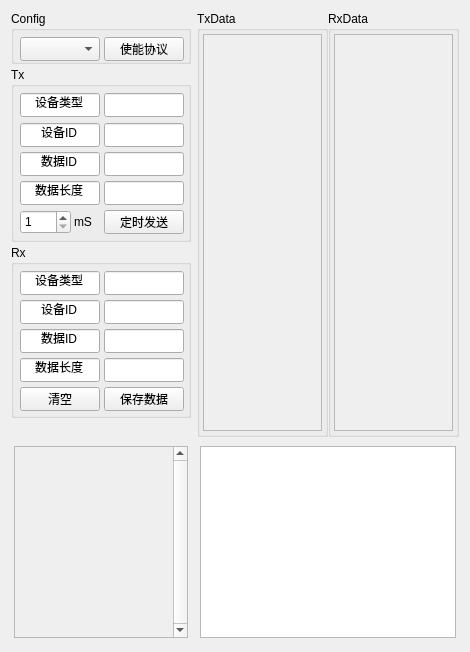
      <widget class="QWidget" name="tab1_2">
       <attribute name="title">
        <string>通信协议</string>
       </attribute>
       <layout class="QGridLayout" name="gridLayout">
        <item row="0" column="0">
         <widget class="QWidget" name="widget_2" native="true">
          <property name="minimumSize">
           <size>
            <width>180</width>
            <height>407</height>
           </size>
          </property>
          <property name="maximumSize">
           <size>
            <width>180</width>
            <height>407</height>
           </size>
          </property>
          <widget class="QGroupBox" name="groupBox">
           <property name="geometry">
            <rect>
             <x>0</x>
             <y>0</y>
             <width>180</width>
             <height>53</height>
            </rect>
           </property>
           <property name="minimumSize">
            <size>
             <width>180</width>
             <height>53</height>
            </size>
           </property>
           <property name="maximumSize">
            <size>
             <width>180</width>
             <height>53</height>
            </size>
           </property>
           <property name="title">
            <string>Config</string>
           </property>
           <layout class="QGridLayout" name="gridLayout_16">
            <property name="leftMargin">
             <number>6</number>
            </property>
            <property name="topMargin">
             <number>6</number>
            </property>
            <property name="rightMargin">
             <number>6</number>
            </property>
            <property name="bottomMargin">
             <number>6</number>
            </property>
            <item row="0" column="0">
             <widget class="vCombox" name="comboBox">
              <property name="minimumSize">
               <size>
                <width>80</width>
                <height>24</height>
               </size>
              </property>
              <property name="maximumSize">
               <size>
                <width>80</width>
                <height>24</height>
               </size>
              </property>
             </widget>
            </item>
            <item row="0" column="1">
             <widget class="QPushButton" name="pushButton_4">
              <property name="minimumSize">
               <size>
                <width>80</width>
                <height>24</height>
               </size>
              </property>
              <property name="maximumSize">
               <size>
                <width>80</width>
                <height>24</height>
               </size>
              </property>
              <property name="text">
               <string>使能协议</string>
              </property>
              <property name="checkable">
               <bool>true</bool>
              </property>
             </widget>
            </item>
           </layout>
          </widget>
          <widget class="QGroupBox" name="groupBoxV1">
           <property name="geometry">
            <rect>
             <x>0</x>
             <y>56</y>
             <width>180</width>
             <height>175</height>
            </rect>
           </property>
           <property name="minimumSize">
            <size>
             <width>180</width>
             <height>175</height>
            </size>
           </property>
           <property name="maximumSize">
            <size>
             <width>180</width>
             <height>175</height>
            </size>
           </property>
           <property name="title">
            <string>Tx</string>
           </property>
           <layout class="QGridLayout" name="gridLayout_14">
            <property name="leftMargin">
             <number>6</number>
            </property>
            <property name="topMargin">
             <number>6</number>
            </property>
            <property name="rightMargin">
             <number>6</number>
            </property>
            <property name="bottomMargin">
             <number>6</number>
            </property>
            <item row="0" column="0">
             <widget class="QLineEdit" name="lineEdit">
              <property name="minimumSize">
               <size>
                <width>80</width>
                <height>24</height>
               </size>
              </property>
              <property name="maximumSize">
               <size>
                <width>80</width>
                <height>24</height>
               </size>
              </property>
              <property name="text">
               <string>设备类型</string>
              </property>
              <property name="alignment">
               <set>Qt::AlignCenter</set>
              </property>
              <property name="readOnly">
               <bool>true</bool>
              </property>
             </widget>
            </item>
            <item row="0" column="1">
             <widget class="QLineEdit" name="lineEdit_2">
              <property name="minimumSize">
               <size>
                <width>80</width>
                <height>24</height>
               </size>
              </property>
              <property name="maximumSize">
               <size>
                <width>80</width>
                <height>24</height>
               </size>
              </property>
              <property name="text">
               <string/>
              </property>
              <property name="alignment">
               <set>Qt::AlignCenter</set>
              </property>
              <property name="readOnly">
               <bool>false</bool>
              </property>
             </widget>
            </item>
            <item row="1" column="0">
             <widget class="QLineEdit" name="lineEdit_3">
              <property name="minimumSize">
               <size>
                <width>80</width>
                <height>24</height>
               </size>
              </property>
              <property name="maximumSize">
               <size>
                <width>80</width>
                <height>24</height>
               </size>
              </property>
              <property name="text">
               <string>设备ID</string>
              </property>
              <property name="alignment">
               <set>Qt::AlignCenter</set>
              </property>
              <property name="readOnly">
               <bool>true</bool>
              </property>
             </widget>
            </item>
            <item row="1" column="1">
             <widget class="QLineEdit" name="lineEdit_4">
              <property name="minimumSize">
               <size>
                <width>80</width>
                <height>24</height>
               </size>
              </property>
              <property name="maximumSize">
               <size>
                <width>80</width>
                <height>24</height>
               </size>
              </property>
              <property name="text">
               <string/>
              </property>
              <property name="alignment">
               <set>Qt::AlignCenter</set>
              </property>
             </widget>
            </item>
            <item row="2" column="0">
             <widget class="QLineEdit" name="lineEdit_5">
              <property name="minimumSize">
               <size>
                <width>80</width>
                <height>24</height>
               </size>
              </property>
              <property name="maximumSize">
               <size>
                <width>80</width>
                <height>24</height>
               </size>
              </property>
              <property name="text">
               <string>数据ID</string>
              </property>
              <property name="alignment">
               <set>Qt::AlignCenter</set>
              </property>
              <property name="readOnly">
               <bool>true</bool>
              </property>
             </widget>
            </item>
            <item row="2" column="1">
             <widget class="QLineEdit" name="lineEdit_6">
              <property name="minimumSize">
               <size>
                <width>80</width>
                <height>24</height>
               </size>
              </property>
              <property name="maximumSize">
               <size>
                <width>80</width>
                <height>24</height>
               </size>
              </property>
              <property name="text">
               <string/>
              </property>
              <property name="alignment">
               <set>Qt::AlignCenter</set>
              </property>
             </widget>
            </item>
            <item row="3" column="0">
             <widget class="QLineEdit" name="lineEdit_7">
              <property name="minimumSize">
               <size>
                <width>80</width>
                <height>24</height>
               </size>
              </property>
              <property name="maximumSize">
               <size>
                <width>80</width>
                <height>24</height>
               </size>
              </property>
              <property name="text">
               <string>数据长度</string>
              </property>
              <property name="alignment">
               <set>Qt::AlignCenter</set>
              </property>
              <property name="readOnly">
               <bool>true</bool>
              </property>
             </widget>
            </item>
            <item row="3" column="1">
             <widget class="QLineEdit" name="lineEdit_8">
              <property name="minimumSize">
               <size>
                <width>80</width>
                <height>24</height>
               </size>
              </property>
              <property name="maximumSize">
               <size>
                <width>80</width>
                <height>24</height>
               </size>
              </property>
              <property name="text">
               <string/>
              </property>
              <property name="alignment">
               <set>Qt::AlignCenter</set>
              </property>
             </widget>
            </item>
            <item row="4" column="0">
             <layout class="QGridLayout" name="gridLayout_12">
              <property name="spacing">
               <number>3</number>
              </property>
              <item row="0" column="0">
               <widget class="QSpinBox" name="spinBox_2">
                <property name="minimumSize">
                 <size>
                  <width>32</width>
                  <height>24</height>
                 </size>
                </property>
                <property name="maximumSize">
                 <size>
                  <width>128</width>
                  <height>24</height>
                 </size>
                </property>
                <property name="minimum">
                 <number>1</number>
                </property>
                <property name="maximum">
                 <number>60000</number>
                </property>
               </widget>
              </item>
              <item row="0" column="1">
               <widget class="QLabel" name="label_2">
                <property name="minimumSize">
                 <size>
                  <width>24</width>
                  <height>24</height>
                 </size>
                </property>
                <property name="maximumSize">
                 <size>
                  <width>24</width>
                  <height>24</height>
                 </size>
                </property>
                <property name="text">
                 <string>mS</string>
                </property>
               </widget>
              </item>
             </layout>
            </item>
            <item row="4" column="1">
             <widget class="QPushButton" name="pushButton_3">
              <property name="minimumSize">
               <size>
                <width>80</width>
                <height>24</height>
               </size>
              </property>
              <property name="maximumSize">
               <size>
                <width>80</width>
                <height>24</height>
               </size>
              </property>
              <property name="text">
               <string>定时发送</string>
              </property>
              <property name="checkable">
               <bool>true</bool>
              </property>
             </widget>
            </item>
           </layout>
          </widget>
          <widget class="QGroupBox" name="groupBoxV2">
           <property name="geometry">
            <rect>
             <x>0</x>
             <y>234</y>
             <width>180</width>
             <height>173</height>
            </rect>
           </property>
           <property name="minimumSize">
            <size>
             <width>180</width>
             <height>173</height>
            </size>
           </property>
           <property name="maximumSize">
            <size>
             <width>180</width>
             <height>173</height>
            </size>
           </property>
           <property name="title">
            <string>Rx</string>
           </property>
           <layout class="QGridLayout" name="gridLayout_15">
            <property name="leftMargin">
             <number>6</number>
            </property>
            <property name="topMargin">
             <number>6</number>
            </property>
            <property name="rightMargin">
             <number>6</number>
            </property>
            <property name="bottomMargin">
             <number>6</number>
            </property>
            <item row="4" column="1">
             <widget class="QPushButton" name="pushButton_2">
              <property name="minimumSize">
               <size>
                <width>80</width>
                <height>24</height>
               </size>
              </property>
              <property name="maximumSize">
               <size>
                <width>80</width>
                <height>24</height>
               </size>
              </property>
              <property name="text">
               <string>保存数据</string>
              </property>
             </widget>
            </item>
            <item row="1" column="0">
             <widget class="QLineEdit" name="lineEdit_11">
              <property name="minimumSize">
               <size>
                <width>80</width>
                <height>24</height>
               </size>
              </property>
              <property name="maximumSize">
               <size>
                <width>80</width>
                <height>24</height>
               </size>
              </property>
              <property name="text">
               <string>设备ID</string>
              </property>
              <property name="alignment">
               <set>Qt::AlignCenter</set>
              </property>
              <property name="readOnly">
               <bool>true</bool>
              </property>
             </widget>
            </item>
            <item row="1" column="1">
             <widget class="QLineEdit" name="lineEdit_12">
              <property name="minimumSize">
               <size>
                <width>80</width>
                <height>24</height>
               </size>
              </property>
              <property name="maximumSize">
               <size>
                <width>80</width>
                <height>24</height>
               </size>
              </property>
              <property name="text">
               <string/>
              </property>
              <property name="alignment">
               <set>Qt::AlignCenter</set>
              </property>
              <property name="readOnly">
               <bool>true</bool>
              </property>
             </widget>
            </item>
            <item row="2" column="0">
             <widget class="QLineEdit" name="lineEdit_13">
              <property name="minimumSize">
               <size>
                <width>80</width>
                <height>24</height>
               </size>
              </property>
              <property name="maximumSize">
               <size>
                <width>80</width>
                <height>24</height>
               </size>
              </property>
              <property name="text">
               <string>数据ID</string>
              </property>
              <property name="alignment">
               <set>Qt::AlignCenter</set>
              </property>
              <property name="readOnly">
               <bool>true</bool>
              </property>
             </widget>
            </item>
            <item row="0" column="0">
             <widget class="QLineEdit" name="lineEdit_9">
              <property name="minimumSize">
               <size>
                <width>80</width>
                <height>24</height>
               </size>
              </property>
              <property name="maximumSize">
               <size>
                <width>80</width>
                <height>24</height>
               </size>
              </property>
              <property name="text">
               <string>设备类型</string>
              </property>
              <property name="alignment">
               <set>Qt::AlignCenter</set>
              </property>
              <property name="readOnly">
               <bool>true</bool>
              </property>
             </widget>
            </item>
            <item row="0" column="1">
             <widget class="QLineEdit" name="lineEdit_10">
              <property name="minimumSize">
               <size>
                <width>80</width>
                <height>24</height>
               </size>
              </property>
              <property name="maximumSize">
               <size>
                <width>80</width>
                <height>24</height>
               </size>
              </property>
              <property name="text">
               <string/>
              </property>
              <property name="alignment">
               <set>Qt::AlignCenter</set>
              </property>
              <property name="readOnly">
               <bool>true</bool>
              </property>
             </widget>
            </item>
            <item row="2" column="1">
             <widget class="QLineEdit" name="lineEdit_14">
              <property name="minimumSize">
               <size>
                <width>80</width>
                <height>24</height>
               </size>
              </property>
              <property name="maximumSize">
               <size>
                <width>80</width>
                <height>24</height>
               </size>
              </property>
              <property name="text">
               <string/>
              </property>
              <property name="alignment">
               <set>Qt::AlignCenter</set>
              </property>
              <property name="readOnly">
               <bool>true</bool>
              </property>
             </widget>
            </item>
            <item row="3" column="0">
             <widget class="QLineEdit" name="lineEdit_15">
              <property name="minimumSize">
               <size>
                <width>80</width>
                <height>24</height>
               </size>
              </property>
              <property name="maximumSize">
               <size>
                <width>80</width>
                <height>24</height>
               </size>
              </property>
              <property name="text">
               <string>数据长度</string>
              </property>
              <property name="alignment">
               <set>Qt::AlignCenter</set>
              </property>
              <property name="readOnly">
               <bool>true</bool>
              </property>
             </widget>
            </item>
            <item row="3" column="1">
             <widget class="QLineEdit" name="lineEdit_16">
              <property name="minimumSize">
               <size>
                <width>80</width>
                <height>24</height>
               </size>
              </property>
              <property name="maximumSize">
               <size>
                <width>80</width>
                <height>24</height>
               </size>
              </property>
              <property name="text">
               <string/>
              </property>
              <property name="alignment">
               <set>Qt::AlignCenter</set>
              </property>
              <property name="readOnly">
               <bool>true</bool>
              </property>
             </widget>
            </item>
            <item row="4" column="0">
             <widget class="QPushButton" name="pushButton">
              <property name="minimumSize">
               <size>
                <width>80</width>
                <height>24</height>
               </size>
              </property>
              <property name="maximumSize">
               <size>
                <width>80</width>
                <height>24</height>
               </size>
              </property>
              <property name="text">
               <string>清空</string>
              </property>
             </widget>
            </item>
           </layout>
          </widget>
         </widget>
        </item>
        <item row="0" column="1" rowspan="2">
         <widget class="QWidget" name="widget_3" native="true">
          <layout class="QGridLayout" name="gridLayout_17">
           <property name="leftMargin">
            <number>0</number>
           </property>
           <property name="topMargin">
            <number>0</number>
           </property>
           <property name="rightMargin">
            <number>0</number>
           </property>
           <property name="bottomMargin">
            <number>0</number>
           </property>
           <property name="spacing">
            <number>0</number>
           </property>
           <item row="0" column="0">
            <widget class="QGroupBox" name="groupBox_2">
             <property name="title">
              <string>TxData</string>
             </property>
             <layout class="QGridLayout" name="gridLayout_18">
              <property name="leftMargin">
               <number>3</number>
              </property>
              <property name="topMargin">
               <number>3</number>
              </property>
              <property name="rightMargin">
               <number>3</number>
              </property>
              <property name="bottomMargin">
               <number>3</number>
              </property>
              <property name="spacing">
               <number>3</number>
              </property>
              <item row="0" column="0">
               <widget class="QScrollArea" name="scrollAreaS1">
                <property name="widgetResizable">
                 <bool>true</bool>
                </property>
                <widget class="QWidget" name="scrollAreaWidgetContents_2">
                 <property name="enabled">
                  <bool>true</bool>
                 </property>
                 <property name="geometry">
                  <rect>
                   <x>0</x>
                   <y>0</y>
                   <width>350</width>
                   <height>382</height>
                  </rect>
                 </property>
                </widget>
               </widget>
              </item>
             </layout>
            </widget>
           </item>
           <item row="0" column="1">
            <widget class="QGroupBox" name="groupBox_3">
             <property name="title">
              <string>RxData</string>
             </property>
             <layout class="QGridLayout" name="gridLayout_19">
              <property name="leftMargin">
               <number>3</number>
              </property>
              <property name="topMargin">
               <number>3</number>
              </property>
              <property name="rightMargin">
               <number>3</number>
              </property>
              <property name="bottomMargin">
               <number>3</number>
              </property>
              <property name="spacing">
               <number>3</number>
              </property>
              <item row="0" column="0">
               <widget class="QScrollArea" name="scrollAreaS2">
                <property name="widgetResizable">
                 <bool>true</bool>
                </property>
                <widget class="QWidget" name="scrollAreaWidgetContents_3">
                 <property name="geometry">
                  <rect>
                   <x>0</x>
                   <y>0</y>
                   <width>350</width>
                   <height>382</height>
                  </rect>
                 </property>
                </widget>
               </widget>
              </item>
             </layout>
            </widget>
           </item>
          </layout>
         </widget>
        </item>
        <item row="1" column="0">
         <spacer name="verticalSpacer_4">
          <property name="orientation">
           <enum>Qt::Vertical</enum>
          </property>
          <property name="sizeHint" stdset="0">
           <size>
            <width>20</width>
            <height>19</height>
           </size>
          </property>
         </spacer>
        </item>
        <item row="2" column="0" colspan="2">
         <layout class="QGridLayout" name="gridLayout_23">
          <item row="0" column="0">
           <widget class="QWidget" name="widget_4" native="true">
            <property name="minimumSize">
             <size>
              <width>180</width>
              <height>0</height>
             </size>
            </property>
            <property name="maximumSize">
             <size>
              <width>180</width>
              <height>16777215</height>
             </size>
            </property>
            <layout class="QGridLayout" name="gridLayout_22">
             <property name="leftMargin">
              <number>3</number>
             </property>
             <property name="topMargin">
              <number>3</number>
             </property>
             <property name="rightMargin">
              <number>3</number>
             </property>
             <property name="bottomMargin">
              <number>3</number>
             </property>
             <item row="0" column="0">
              <widget class="QScrollArea" name="scrollArea">
               <property name="verticalScrollBarPolicy">
                <enum>Qt::ScrollBarAlwaysOn</enum>
               </property>
               <property name="horizontalScrollBarPolicy">
                <enum>Qt::ScrollBarAlwaysOff</enum>
               </property>
               <property name="widgetResizable">
                <bool>true</bool>
               </property>
               <widget class="QWidget" name="scrollAreaWidgetContents_4">
                <property name="geometry">
                 <rect>
                  <x>0</x>
                  <y>0</y>
                  <width>158</width>
                  <height>142</height>
                 </rect>
                </property>
               </widget>
              </widget>
             </item>
            </layout>
           </widget>
          </item>
          <item row="0" column="1">
           <widget class="QWidget" name="widget_5" native="true">
            <layout class="QGridLayout" name="gridLayout_21">
             <property name="leftMargin">
              <number>3</number>
             </property>
             <property name="topMargin">
              <number>3</number>
             </property>
             <property name="rightMargin">
              <number>3</number>
             </property>
             <property name="bottomMargin">
              <number>3</number>
             </property>
             <item row="0" column="0">
              <widget class="vPlainTextEdit" name="plainTextEdit"/>
             </item>
            </layout>
           </widget>
          </item>
         </layout>
        </item>
       </layout>
      </widget>
